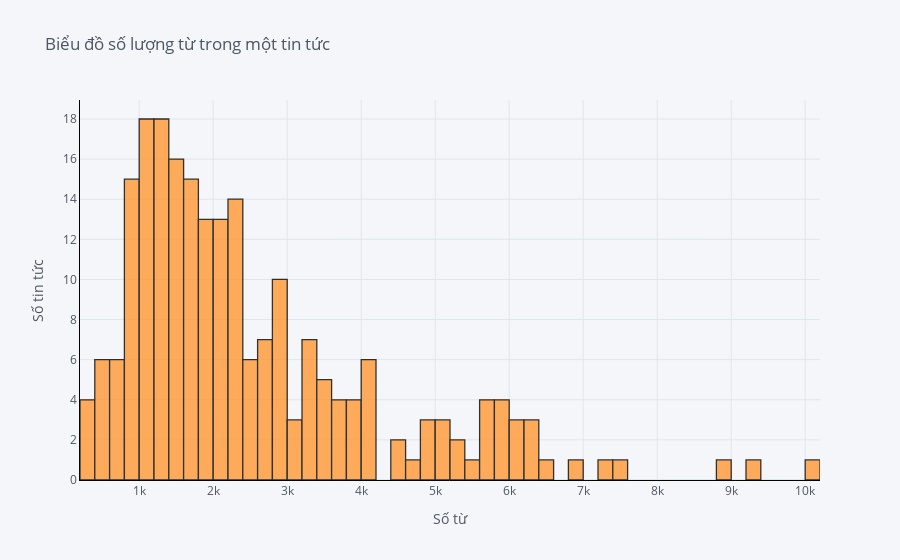

Notebook code for this chart:
### Code cell
# interactive plot and colored plot

len_text = [len(t) for t in df['text']]
df['len_text'] = len_text

plt.figure(figsize=(8, 6))
sns.histplot(data=len_text, bins=50, color='r')
plt.xticks(ticks=range(0,10000,1000))
plt.title('Biểu đồ số lượng từ trong một tin tức')

df['len_text'].iplot(
    kind='hist',
    bins=50,
    xTitle='Số từ',
    yTitle='Số tin tức',
    linecolor='black',
    title='Biểu đồ số lượng từ trong một tin tức',
    )

### Figure 1 — Plotly figure (JSON) as saved in the notebook; plotly's stock layout.template omitted (floating-point values rounded to 4 significant figures; data arrays with more than 128 entries replaced by an {"elided": "..."} marker saying what was removed)
{"data": [{"histfunc": "count", "histnorm": "", "marker": {"color": "rgba(255, 153, 51, 1.0)", "line": {"color": "#000000", "width": 1.3}}, "name": "len_text", "nbinsx": 50, "opacity": 0.8, "orientation": "v", "type": "histogram", "x": {"elided": "223 int values"}}], "layout": {"barmode": "overlay", "legend": {"bgcolor": "#F5F6F9", "font": {"color": "#4D5663"}}, "paper_bgcolor": "#F5F6F9", "plot_bgcolor": "#F5F6F9", "title": {"font": {"color": "#4D5663"}, "text": "Biểu đồ số lượng từ trong một tin tức"}, "xaxis": {"gridcolor": "#E1E5ED", "linecolor": "black", "showgrid": true, "tickfont": {"color": "#4D5663"}, "title": {"font": {"color": "#4D5663"}, "text": "Số từ"}, "zerolinecolor": "#E1E5ED"}, "yaxis": {"gridcolor": "#E1E5ED", "linecolor": "black", "showgrid": true, "tickfont": {"color": "#4D5663"}, "title": {"font": {"color": "#4D5663"}, "text": "Số tin tức"}, "zerolinecolor": "#E1E5ED"}}}
